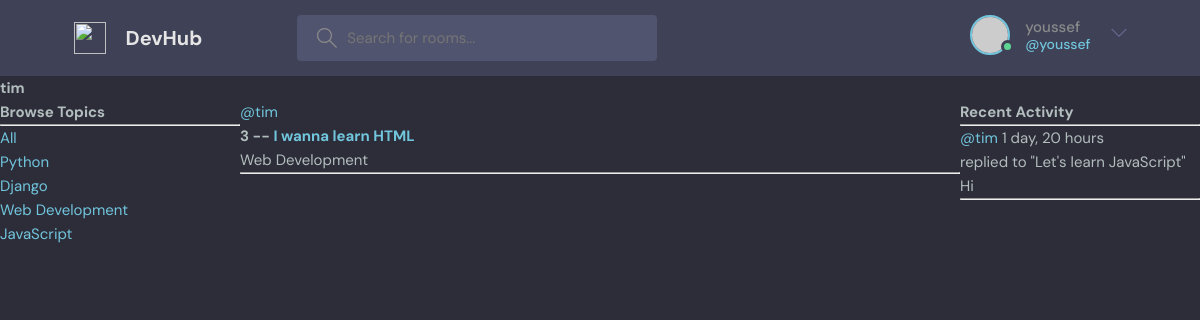
The app's page /profile/2 (signed in) with its own data.
### base/models.py (models this page shows)
class Topic(models.Model):
    name = models.CharField(max_length=200)
    def __str__(self):
        return self.name

class Room(models.Model):
    host = models.ForeignKey(User, on_delete=models.SET_NULL, null=True)
    topic = models.ForeignKey(Topic, on_delete=models.SET_NULL, null=True)
    name = models.CharField(max_length=200)
    description = models.TextField(null=True, blank=True)
    participants = models.ManyToManyField(User, related_name='participants', blank=True)
    updated = models.DateTimeField(auto_now=True)
    created = models.DateTimeField(auto_now_add=True)
    class Meta:
        ordering = ['-updated', '-created']
    def __str__(self):
        return self.name

class Message(models.Model):
    user =models.ForeignKey(User, on_delete=models.CASCADE)
    room = models.ForeignKey(Room, on_delete=models.CASCADE)
    body = models.TextField()
    updated = models.DateTimeField(auto_now=True)
    created = models.DateTimeField(auto_now_add=True)
    class Meta:
        ordering = ['-updated', '-created']
    def __str__(self):
        return self.body[0:50]

### base/views.py (the view)
# urls.py: path('profile/<str:pk>', views.userProfile, name='user-profile'),
def userProfile(request, pk):
    user = User.objects.get(id=pk)
    rooms = user.room_set.all()
    activity = user.message_set.all()
    topics = Topic.objects.all()
    context = {'user': user, 'rooms': rooms, 'activity': activity, 'topics': topics}
    return render(request, 'base/profile.html', context)

### base/templates/base/profile.html (shortened to what this page needs)
{% extends 'main.html' %}
{% block content %}
<h1>{{ user.username }}</h1>
<div class="profile-container">
    <div>
        {% include 'base/topic_component.html' %}
    </div>
    <div>
        {% include 'base/feed_component.html' %}
    </div>
    <div>
        {% include 'base/activity_component.html' %}
    </div>
</div>
{% endblock content %}

### templates/navbar.html (shortened to what this page needs)
<header class="header header--loggedIn">
    <div class="container">
        <a href="{% url 'home' %}" class="header__logo">
            <img src="assets/logo.svg" />
            <h1>DevHub</h1>
        </a>
        <form class="header__search" method="get" action="">
            <label>
                <input name="q" placeholder="Search for rooms..." />
            </label>
        </form>
        <nav class="header__menu">
            {% if request.user.is_authenticated %}
            <div class="header__user">
                <a href="profile.html">
                    <div class="avatar avatar--medium active">
                        <img src="https://randomuser.me/api/portraits/men/37.jpg" />
                    </div>
                    <p>{{ request.user.username }} <span>@{{ request.user.username }}</span></p>
                </a>
                <button class="dropdown-button">
                    <svg version="1.1" xmlns="http://www.w3.org/2000/svg" width="32" height="32" viewBox="0 0 32 32">
                        <title>chevron-down</title>
                        <path d="M16 21l-13-13h-3l16 16 16-16h-3l-13 13z"></path>
                    </svg>
                </button>
            </div>
            {% else %}
            <a href="{% url 'login' %}">
                <img src="./assets/avatar.svg" />
                <p>Login</p>
            </a>
            {% endif %}
        </nav>
    </div>
</header>

### base/templates/base/topic_component.html
<h3>Browse Topics</h3>
<hr>
<div>
    <a href="/">All</a>
</div>
{% for topic in topics %}
<div>
    <a href="/?q={{ topic.name }}">{{ topic.name }}</a>
</div>
{% endfor %}

### base/templates/base/feed_component.html (shortened to what this page needs)
<div>
    {% for room in rooms %}
    <div>
        <a href="/profile/{{ room.host.id }}">@{{ room.host.username }}</a>
        <h5>{{ room.id }} -- <a href="/room/{{ room.id }}">{{ room.name }}</a></h5>
        <small>{{ room.topic }}</small>
        <hr>
    </div>
    {% endfor %}
</div>

### base/templates/base/activity_component.html (shortened to what this page needs)
<h3>Recent Activity</h3>
<hr />
{% for message in activity %}
<div>
    <small><a href="/profile/{{ message.user.id }}">@{{ message.user }}</a> {{ message.created | timesince }}</small><br />
    <small>replied to "{{ message.room }}"</small>
    <p>{{ message }}</p>
    <hr />
</div>
{% endfor %}

### static/styles/style.css (style rules this page uses)
:root { --color-main: #71c6dd; --color-main-light: #e1f6fb; --color-dark: #3f4156; --color-dark-medium: #51546e; --color-dark-light: #696d97; --color-light: #e5e5e5; --color-gray: #8b8b8b; --color-light-gray: #b2bdbd; --color-bg: #2d2d39; --color-success: #5dd693; --color-error: #fc4b0b; }
* { font-family: "DM Sans", -apple-system, BlinkMacSystemFont, "Segoe UI", Roboto, Oxygen, Ubuntu, Cantarell, "Open Sans", "Helvetica Neue", sans-serif; margin: 0; padding: 0; box-sizing: border-box; text-rendering: optimizeLegibility; font-size: inherit; }
html { font-size: 56.25%; }
@media only screen and (min-width: 1200px) { html { font-size: 62.5%; } }
body { line-height: 1.6; font-weight: 400; font-size: 1.5rem; color: var(--color-light-gray); background-color: var(--color-bg); min-height: 100vh; }
img { width: 100%; }
a { display: inline-block; color: var(--color-main); text-decoration: none; }
.container { max-width: 120rem; width: 90%; margin: auto; }
.avatar { position: relative; display: inline-block; border-radius: 50%; border: 2px solid var(--color-main); }
.avatar img { display: block; border-radius: 50%; object-fit: cover; object-position: center; }
.avatar::after { content: ""; display: block; position: absolute; background-color: var(--color-gray); z-index: 111; border-radius: 50%; border: 0.3rem solid var(--color-dark); }
.avatar.active::after { background-color: var(--color-success); }
.avatar.avatar--medium img { width: 3.6rem; height: 3.6rem; border-radius: 50%; }
.avatar.avatar--medium:after { width: 0.7rem; height: 0.7rem; bottom: 0px; right: -6px; }
.header { padding: 1.5rem; background-color: var(--color-dark); }
.header > .container { display: flex; gap: 9.5rem; }
.header__logo, .header__user { display: flex; gap: 2rem; align-items: center; }
.header__logo > img { height: 3.2rem; width: 3.2rem; }
.header__logo > h1 { font-weight: 700; font-size: 2rem; color: var(--color-light); }
.header__search > label { background-color: var(--color-dark-medium); padding: 1.3rem 1rem; display: flex; align-items: center; gap: 1rem; border-radius: 4px; }
.header__search svg { fill: var(--color-gray); width: 2rem; height: 2rem; margin-left: 1rem; }
.header__search input { width: 30rem; background: transparent; border: none; outline: none; color: var(--color-light); }
.header__menu { margin-left: auto; position: relative; }
.header__menu a { display: flex; gap: 1.5rem; align-items: center; font-weight: 500; text-decoration: none; color: var(--color-gray); }
.header__menu img { height: 3.6rem; }
.header__menu p { line-height: 1.2; }
.header__menu span { color: var(--color-main); font-weight: 500; font-size: 1.4rem; display: block; }
.header__menu svg { width: 1.6rem; height: 1.6rem; fill: var(--color-dark-light); }
.dropdown-button { background: transparent; border: 0; outline: 0; cursor: pointer; }

### base/templates/base/profile.html (style rules this page uses)
.profile-container { display: grid; grid-template-columns: 1fr 3fr 1fr; }

### records on screen
Topic: name "Python"
Topic: name "Django"
Topic: name "Web Development"
Topic: name "JavaScript"
Room: host.username "tim", id "3", name "I wanna learn HTML", topic "Web Development"
Message: user "tim", created "1 day, 20 hours", room "Let's learn JavaScript", body "Hi"

### other values on screen
{{ request.user.username }} "youssef"
{{ user.username }} "tim"
